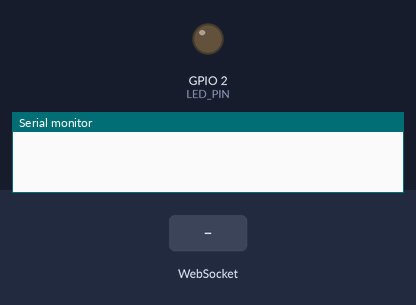
Recording of a sketch running on a simulated ESP32. Parts: output pins drawn as LEDs (lit = HIGH), the last lines printed to the serial monitor. Inputs (shaded band) come from the test bench. Storage starts empty.

Above: at 0.2 s.
At 4.2 s:
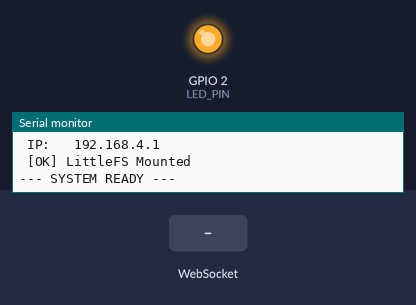
4.3 s: WebSocket text "1" received
Timing chart, 0 to 7.3 s (numbered marks = the images above; inputs shaded):
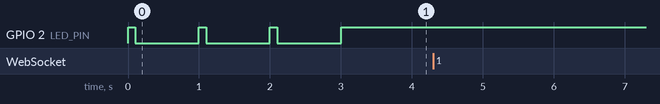

The sketch:

esp32_host_firmware.ino
```cpp
/**
 * @file esp32_host_firmware.ino
 * @brief ESP32 Firmware for Mini-Plotter Host
 *
 * This firmware transforms the ESP32 into a WiFi Access Point and Web Server.
 * It serves the "Cutter-Link" dashboard (HTML/JS) from LittleFS and relays
 * G-code commands from the connected WebSocket client to the Machine via Serial.
 *
 * Key Features:
 * - WiFi Access Point (AP) Mode (Open or Protected)
 * - LittleFS for serving static web files
 * - WebSockets for real-time bi-directional communication
 * - Captive Portal handling for easy connectivity (Android/iOS)
 * - LED Status Indicators for boot and connection states
 */

#include <WiFi.h>
#include <WebServer.h>
#include <DNSServer.h>
#include <LittleFS.h>
#include <WebSocketsServer.h>

// --- Configuration ---
/** @brief SSID for the Access Point */
const char* ssid = "Cutter-Link";
/** @brief Password for the Access Point (NULL for Open Network) */
const char* password = "Qatar2026";
/** @brief DNS Port for Captive Portal */
const int dns_port = 53;
/** @brief WebSocket Port */
const int ws_port = 81;

/** @brief DNS Server instance for Captive Portal */
DNSServer dnsServer;
/** @brief HTTP Web Server instance on port 80 */
WebServer server(80);
/** @brief WebSocket Server instance */
WebSocketsServer webSocket = WebSocketsServer(ws_port);

// LED Status: 2 is usually the onboard LED on ESP32 Dev Kits
#define LED_PIN 2

/**
 * @brief WebSocket Event Handler
 * @details Processes connection events and incoming text messages (G-code).
 *
 * @param num Client ID
 * @param type Event type (CONNECTED, DISCONNECTED, TEXT, etc.)
 * @param payload Data received
 * @param length Length of data
 */
void onWebSocketEvent(uint8_t num, WStype_t type, uint8_t * payload, size_t length) {
  switch(type) {
    case WStype_DISCONNECTED:
      Serial.printf("[%u] Disconnected!\n", num);
      break;
    case WStype_CONNECTED:
      {
        IPAddress ip = webSocket.remoteIP(num);
        Serial.printf("[%u] Connected from %d.%d.%d.%d\n", num, ip[0], ip[1], ip[2], ip[3]);
        webSocket.sendTXT(num, "{\"type\":\"serial\",\"data\":\"Connected to Cutter-Link Host\"}");
      }
      break;
    case WStype_TEXT:
      {
        String msg = "";
        for(size_t i = 0; i < length; i++) msg += (char)payload[i];
        if(msg.indexOf("\"type\":\"gcode\"") != -1) {
            int dataStart = msg.indexOf("\"data\":\"");
            if(dataStart != -1) {
                dataStart += 8;
                int dataEnd = msg.lastIndexOf("\"");
                if(dataEnd > dataStart) {
                    String gcode = msg.substring(dataStart, dataEnd);
                    gcode.replace("\n", "\n");
                    Serial.println(gcode); // Send G-code to Machine via UART
                    webSocket.sendTXT(num, "{\"type\":\"ack\"}"); // Confirm receipt
                }
            }
        }
      }
      break;
  }
}

/**
 * @brief Captive Portal Redirect Handler
 * @details Redirects any unknown request to the ESP32's IP address.
 * Essential for "Sign in to network" popups on mobile devices.
 */
void handleCaptivePortal() {
  server.sendHeader("Location", String("http://") + WiFi.softAPIP().toString(), true);
  server.send(302, "text/plain", "");
}

/**
 * @brief Standard Arduino Setup
 * @details Initializes Serial, WiFi, LittleFS, and Servers.
 */
void setup() {
  // 1. Hardware Init
  pinMode(LED_PIN, OUTPUT);
  digitalWrite(LED_PIN, LOW); // Off initially

  Serial.begin(115200);

  // 2. Safety Delay (Give user time to open monitor)
  for(int i=0; i<3; i++) {
    digitalWrite(LED_PIN, HIGH); delay(100); digitalWrite(LED_PIN, LOW); delay(900);
    Serial.print(".");
  }
  Serial.println("\n--- BOOTING DIAGNOSTIC MODE ---");

  // 3. Start WiFi (Open Network, Channel 1)
  WiFi.disconnect(true);
  WiFi.mode(WIFI_AP);

  Serial.println("Starting OPEN Access Point...");
  // passing NULL for password makes it an OPEN network
  if (WiFi.softAP(ssid, NULL, 1, 0, 4)) {
    Serial.println(" [SUCCESS] OPEN WiFi Started!");
    Serial.println(" SSID: " + String(ssid));
    Serial.println(" (No Password Required)");
    Serial.print(" IP:   ");
    Serial.println(WiFi.softAPIP());
    digitalWrite(LED_PIN, HIGH); // LED On = WiFi Ready
  } else {
    Serial.println(" [FAILED] WiFi did not start.");
    while(1) { // Trap error
        digitalWrite(LED_PIN, HIGH); delay(100); digitalWrite(LED_PIN, LOW); delay(100);
        Serial.println("WiFi Fail Loop");
    }
  }

  // Start DNS Server for Captive Portal (Redirect all domains to local IP)
  dnsServer.start(dns_port, "*", WiFi.softAPIP());

  if(!LittleFS.begin(true)) {
      Serial.println(" [WARN] LittleFS Mount Failed (Formatting...)");
  } else {
      Serial.println(" [OK] LittleFS Mounted");
  }

  // 4. Web Server Routes
  // Handle specific "noise" requests to stop VFS errors
  server.on("/favicon.ico", []() { server.send(404, "text/plain", ""); });
  server.on("/connecttest.txt", handleCaptivePortal); // Windows
  server.on("/generate_204", handleCaptivePortal);    // Android
  server.on("/gen_204", handleCaptivePortal);         // Android
  server.on("/canonical.html", handleCaptivePortal);  // Firefox
  server.on("/ncsi.txt", handleCaptivePortal);        // Windows

  // Serve the main index page
  server.on("/", HTTP_GET, []() {
      File f = LittleFS.open("/index.html", "r");
      if(!f) return server.send(404, "text/plain", "Missing index.html");
      server.streamFile(f, "text/html");
      f.close();
  });

  // Serve other static files (js, css) automatically from LittleFS
  server.serveStatic("/", LittleFS, "/");

  // Catch-all for Captive Portal
  server.onNotFound(handleCaptivePortal);
  server.begin();

  webSocket.begin();
  webSocket.onEvent(onWebSocketEvent);

  Serial.println("--- SYSTEM READY ---");
}

/**
 * @brief Main Loop
 * @details Handles server client processing and Serial bridging.
 */
void loop() {
  dnsServer.processNextRequest();
  server.handleClient();
  webSocket.loop();

  // Read from Machine (Serial) -> Send to UI (WebSocket)
  // This allows the machine to send responses (e.g., "ok", position data) back to the browser.
  if (Serial.available()) {
      String line = Serial.readStringUntil('\n');
      line.trim();
      if(line.length() > 0) {
          String json = "{\"type\":\"serial\",\"data\":\"" + line + "\"}";
          webSocket.broadcastTXT(json);
      }
  }
}
```
